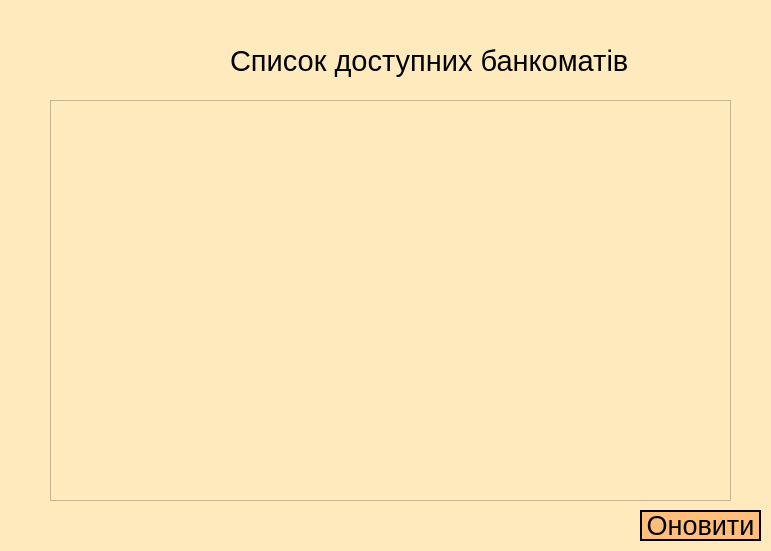
<?xml version="1.0" encoding="UTF-8"?>
<ui version="4.0">
 <class>ATMSelectorWidget</class>
 <widget class="QWidget" name="ATMSelectorWidget">
  <property name="geometry">
   <rect>
    <x>0</x>
    <y>0</y>
    <width>771</width>
    <height>551</height>
   </rect>
  </property>
  <property name="tabletTracking">
   <bool>false</bool>
  </property>
  <property name="toolTipDuration">
   <number>0</number>
  </property>
  <property name="styleSheet">
   <string notr="true">background-color: rgb(255, 234, 189);</string>
  </property>
  <widget class="QLabel" name="label">
   <property name="geometry">
    <rect>
     <x>230</x>
     <y>40</y>
     <width>411</width>
     <height>41</height>
    </rect>
   </property>
   <property name="sizePolicy">
    <sizepolicy hsizetype="Fixed" vsizetype="Fixed">
     <horstretch>0</horstretch>
     <verstretch>0</verstretch>
    </sizepolicy>
   </property>
   <property name="font">
    <font>
     <family>Arial</family>
     <pointsize>22</pointsize>
    </font>
   </property>
   <property name="styleSheet">
    <string notr="true">color: rgb(0, 0, 0);</string>
   </property>
   <property name="text">
    <string>Список доступних банкоматів </string>
   </property>
  </widget>
  <widget class="QLabel" name="label_8_Logo">
   <property name="geometry">
    <rect>
     <x>0</x>
     <y>0</y>
     <width>90</width>
     <height>95</height>
    </rect>
   </property>
   <property name="text">
    <string/>
   </property>
   <property name="pixmap">
    <pixmap resource="../resource.qrc">:/imgs/img/bagel_90x95.png</pixmap>
   </property>
  </widget>
  <widget class="QPushButton" name="refreshButton">
   <property name="geometry">
    <rect>
     <x>640</x>
     <y>510</y>
     <width>121</width>
     <height>31</height>
    </rect>
   </property>
   <property name="font">
    <font>
     <family>Arial</family>
     <pointsize>20</pointsize>
    </font>
   </property>
   <property name="cursor">
    <cursorShape>PointingHandCursor</cursorShape>
   </property>
   <property name="styleSheet">
    <string notr="true">color: rgb(0, 0, 0);
background-color: rgb(255, 190, 123);
border-style: solid;
border-width: 2px;
border-color: rgb(0, 0, 0);

</string>
   </property>
   <property name="text">
    <string>Оновити</string>
   </property>
  </widget>
  <widget class="QListWidget" name="atmsList">
   <property name="geometry">
    <rect>
     <x>50</x>
     <y>100</y>
     <width>681</width>
     <height>401</height>
    </rect>
   </property>
   <property name="cursor" stdset="0">
    <cursorShape>PointingHandCursor</cursorShape>
   </property>
   <property name="styleSheet">
    <string notr="true">color: rgb(0, 0, 0);</string>
   </property>
   <property name="spacing">
    <number>2</number>
   </property>
   <property name="sortingEnabled">
    <bool>false</bool>
   </property>
  </widget>
 </widget>
 <resources>
  <include location="../resource.qrc"/>
 </resources>
 <connections/>
</ui>
